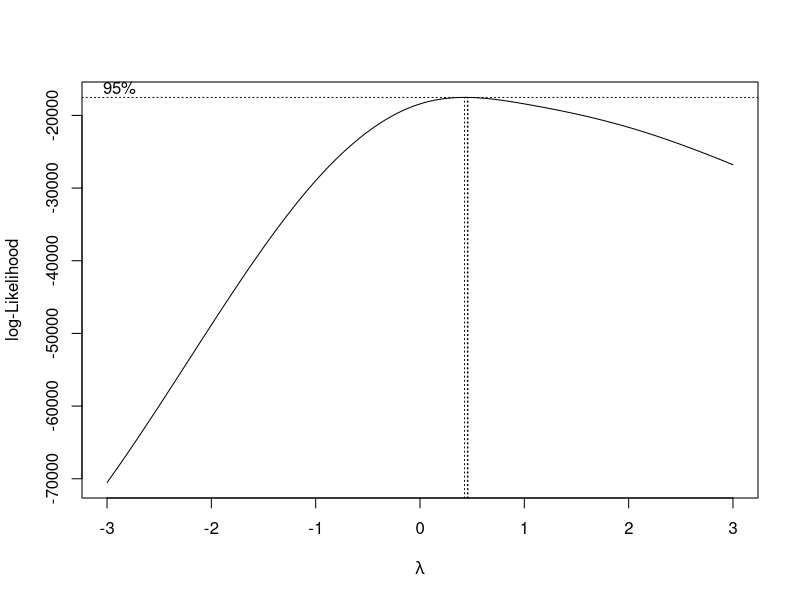
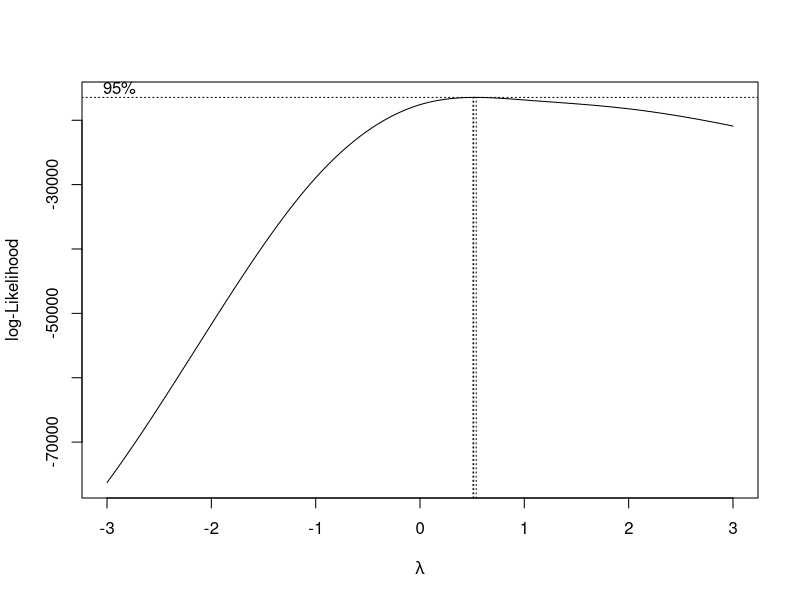
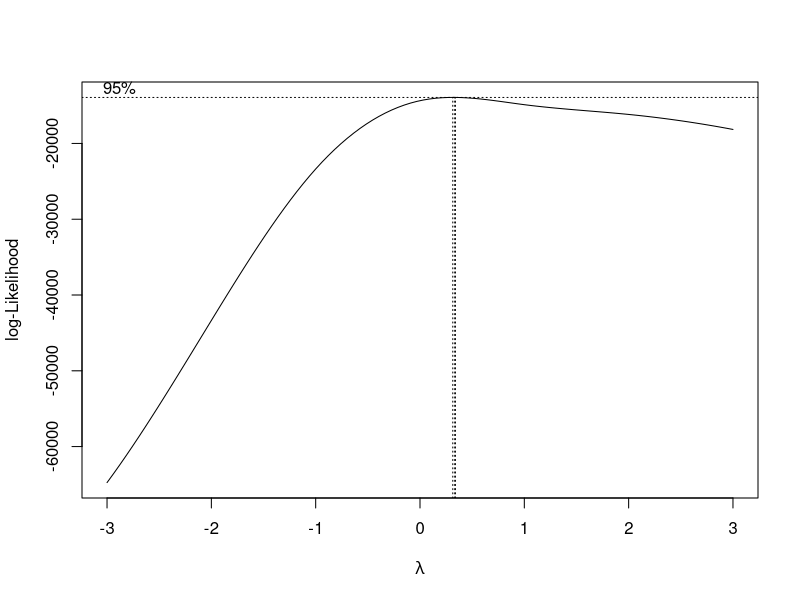
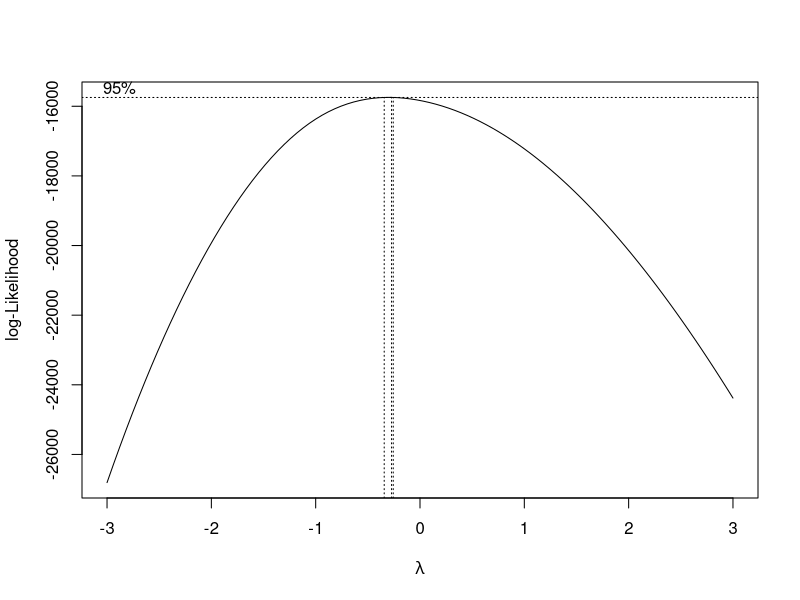
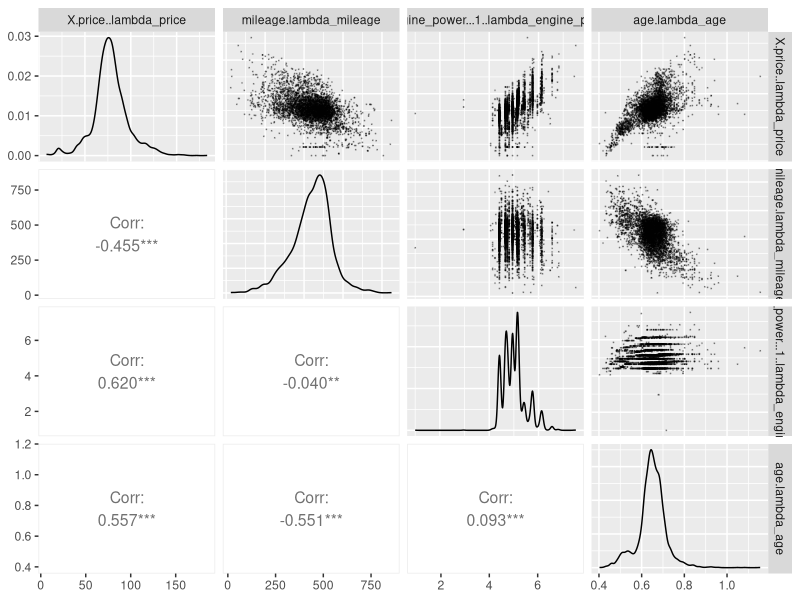

The R source for these figures, in order: (Note: this script raises an error after producing the figures.)
## ---- chunk 1
#import
library(tidyverse)
library(ggplot2)
library(dplyr)
library(MASS)
library(GGally)
## ---- chunk 2
bmw_clean <- as_tibble(read.csv("../../bmw_clean.csv", comment.char="#"))
head(bmw_clean)
## ---- chunk 3
attach(bmw_clean)
#price
bc.price = boxcox(price~1,lambda = seq(-3,3))
lambda_price = bc.price$x[which(bc.price$y == max(bc.price$y))]
#mileage 
bc.mileage = boxcox(mileage~1,lambda = seq(-3,3))
lambda_mileage = bc.mileage$x[which(bc.mileage$y == max(bc.mileage$y))]
#engine power
bc.engine_power = boxcox((engine_power+1)~1,lambda = seq(-3,3))
lambda_engine_power = bc.engine_power$x[which(bc.engine_power$y == max(bc.engine_power$y))]
#age
bc.age= boxcox(age~1,lambda = seq(-3,3))
lambda_age = bc.age$x[which(bc.age$y == max(bc.age$y))]
## ---- chunk 4

cont_data <- data.frame((price)^lambda_price, mileage^lambda_mileage, (engine_power+1)^lambda_engine_power, age^lambda_age)
cat_data <- data.frame(is_new_energy, is_common_color, feature_1, feature_2, feature_3, feature_4, feature_5, feature_6, feature_7, feature_8)

ggpairs(cont_data, upper = list(continuous = wrap("points", alpha = 0.3, size=0.05)), 
        lower = list(continuous = wrap('cor', size = 4)))

## ---- chunk 5
# fit in the full model
lm_full <- lm(I(price^lambda_price) ~ I(mileage^lambda_mileage) + I((engine_power+1)^lambda_engine_power) + I(age^lambda_age) + is_new_energy + is_common_color+ feature_1+ feature_2+ feature_3+feature_4+ feature_5+ feature_6+feature_7+ feature_8, data = bmw_clean)
## ---- chunk 6
bc.full = boxcox(lm_full,lambda = seq(-3,3))
lambda_full = bc.full$x[which(bc.full$y == max(bc.full$y))]
#Therefore the most normalized model should be  (I is a format that allows exponent exsits idk why the original way doesnt work)
lm_norm <- lm(I(price^(lambda_price*lambda_full)) ~ I(mileage^lambda_mileage) + I((engine_power+1)^lambda_engine_power) + I(age^lambda_age) + is_new_energy + is_common_color+ feature_1+ feature_2+ feature_3+feature_4+ feature_5+ feature_6+feature_7+ feature_8, data = bmw_clean)
